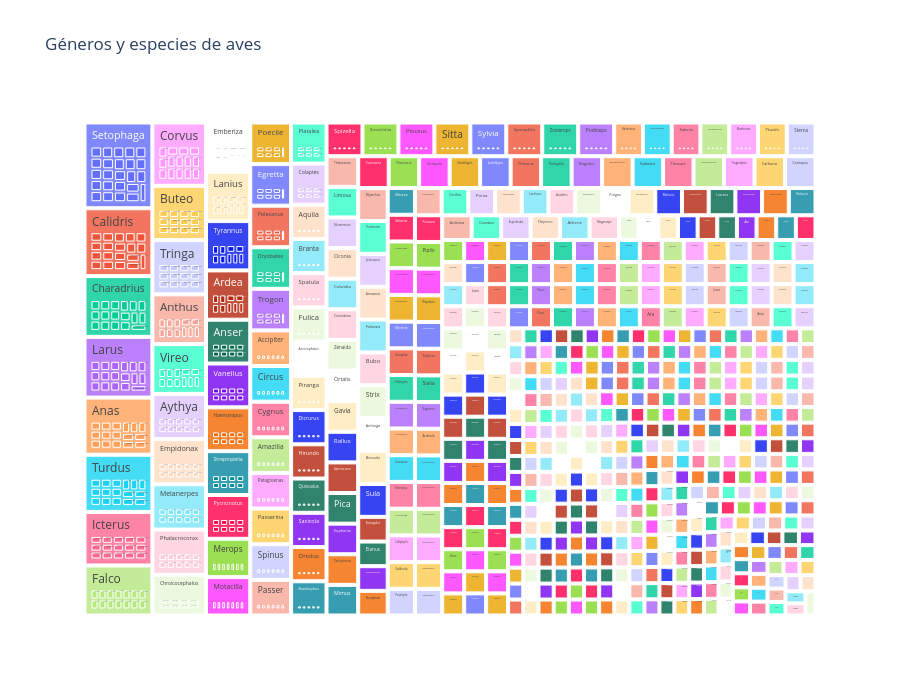

Write notebook code for a chart like this one.
### Code cell
fig = px.treemap(
    df_esp, path=["genero", "especie"],
    title="Géneros y especies de aves",
)
fig.update_layout(height=700)
fig.show()

### Figure 1 — Plotly figure (JSON) as saved in the notebook; plotly's stock layout.template omitted (floating-point values rounded to 4 significant figures; data arrays with more than 128 entries replaced by an {"elided": "..."} marker saying what was removed)
{"data": [{"branchvalues": "total", "domain": {"x": [0, 1], "y": [0, 1]}, "hovertemplate": "labels=%{label}<br>count=%{value}<br>parent=%{parent}<br>id=%{id}<extra></extra>", "ids": {"elided": "2134 str values"}, "labels": {"elided": "2134 str values"}, "name": "", "parents": {"elided": "2134 str values"}, "type": "treemap", "values": {"elided": "2134 int values"}}], "layout": {"height": 700, "legend": {"tracegroupgap": 0}, "title": {"text": "Géneros y especies de aves"}}}
